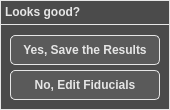
     <widget class="QFrame" name="SaveRegistrationControlFrame">
      <property name="geometry">
       <rect>
        <x>370</x>
        <y>555</y>
        <width>170</width>
        <height>110</height>
       </rect>
      </property>
      <property name="styleSheet">
       <string notr="true">QFrame { 
	background-color: #4b4b4b;
	border: 1px solid #e6e6e6; /* Border  */
}</string>
      </property>
      <property name="frameShape">
       <enum>QFrame::StyledPanel</enum>
      </property>
      <property name="frameShadow">
       <enum>QFrame::Raised</enum>
      </property>
      <widget class="QTextEdit" name="SaveRegistrationHeaderText">
       <property name="geometry">
        <rect>
         <x>0</x>
         <y>0</y>
         <width>170</width>
         <height>25</height>
        </rect>
       </property>
       <property name="font">
        <font>
         <pointsize>10</pointsize>
         <weight>75</weight>
         <bold>true</bold>
        </font>
       </property>
       <property name="styleSheet">
        <string notr="true">QTextEdit { 
	background-color: #4b4b4b;
	color: #e6e6e6; /* Text color */
	border: 1px solid #e6e6e6; /* Border  */
}</string>
       </property>
       <property name="verticalScrollBarPolicy">
        <enum>Qt::ScrollBarAlwaysOff</enum>
       </property>
       <property name="horizontalScrollBarPolicy">
        <enum>Qt::ScrollBarAlwaysOff</enum>
       </property>
       <property name="readOnly">
        <bool>true</bool>
       </property>
       <property name="html">
        <string>&lt;!DOCTYPE HTML PUBLIC &quot;-//W3C//DTD HTML 4.0//EN&quot; &quot;http://www.w3.org/TR/REC-html40/strict.dtd&quot;&gt;
&lt;html&gt;&lt;head&gt;&lt;meta name=&quot;qrichtext&quot; content=&quot;1&quot; /&gt;&lt;style type=&quot;text/css&quot;&gt;
p, li { white-space: pre-wrap; }
&lt;/style&gt;&lt;/head&gt;&lt;body style=&quot; font-family:'MS Shell Dlg 2'; font-size:10pt; font-weight:600; font-style:normal;&quot;&gt;
&lt;p style=&quot; margin-top:0px; margin-bottom:0px; margin-left:0px; margin-right:0px; -qt-block-indent:0; text-indent:0px;&quot;&gt;&lt;span style=&quot; font-size:9pt;&quot;&gt;Looks good?&lt;/span&gt;&lt;/p&gt;&lt;/body&gt;&lt;/html&gt;</string>
       </property>
      </widget>
      <widget class="QPushButton" name="SaveRegistrationResultsButton_O">
       <property name="geometry">
        <rect>
         <x>10</x>
         <y>35</y>
         <width>150</width>
         <height>30</height>
        </rect>
       </property>
       <property name="font">
        <font>
         <pointsize>9</pointsize>
         <weight>75</weight>
         <bold>true</bold>
        </font>
       </property>
       <property name="styleSheet">
        <string notr="true">QPushButton {
    background-color: #5a5a5a;
    color: #e6e6e6; /* Text color */
    border: 1px solid #e6e6e6; /* Border  */
    border-radius: 5px; /* Optional: Rounded corners */
    padding: 5px; /* Optional: Padding around text */
}

QPushButton:hover {
    background-color: #666f75; /* Grey-blue when hovered */
}

QPushButton:pressed {
    background-color: #7b8e9c; /* More blue when pressed */
}</string>
       </property>
       <property name="text">
        <string>Yes, Save the Results</string>
       </property>
      </widget>
      <widget class="QPushButton" name="ReturnToFiducialsTab_O">
       <property name="geometry">
        <rect>
         <x>10</x>
         <y>70</y>
         <width>150</width>
         <height>30</height>
        </rect>
       </property>
       <property name="font">
        <font>
         <pointsize>9</pointsize>
         <weight>75</weight>
         <bold>true</bold>
        </font>
       </property>
       <property name="styleSheet">
        <string notr="true">QPushButton {
    background-color: #5a5a5a;
    color: #e6e6e6; /* Text color */
    border: 1px solid #e6e6e6; /* Border  */
    border-radius: 5px; /* Optional: Rounded corners */
    padding: 5px; /* Optional: Padding around text */
}

QPushButton:hover {
    background-color: #666f75; /* Grey-blue when hovered */
}

QPushButton:pressed {
    background-color: #7b8e9c; /* More blue when pressed */
}</string>
       </property>
       <property name="text">
        <string>No, Edit Fiducials</string>
       </property>
      </widget>
     </widget>
